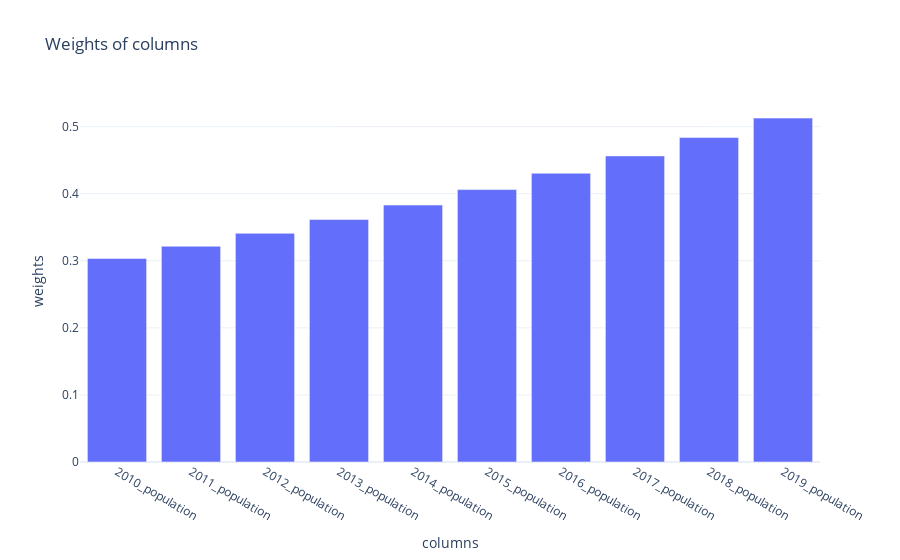

Source (notebook cell):
### Code cell
f = CTFipsQuery(
    42021010801,
    "population",
    lag=0,
    top=10,
    time_decay=1.06,  # this is how you regulate how much you discount the past
    outcome_comparison_period=(2003, 2019),
    outcome_percentile_range=(40, 100),
)
f.find_euclidean_kins()
f.plot_weights()

### Figure 1 — Plotly figure (JSON) as saved in the notebook; plotly's stock layout.template omitted (floating-point values rounded to 4 significant figures)
{"data": [{"type": "bar", "x": ["2010_population", "2011_population", "2012_population", "2013_population", "2014_population", "2015_population", "2016_population", "2017_population", "2018_population", "2019_population"], "y": [0.3035, 0.3217, 0.341, 0.3614, 0.3831, 0.4061, 0.4305, 0.4563, 0.4837, 0.5127]}], "layout": {"title": {"text": "Weights of columns"}, "xaxis": {"title": {"text": "columns"}}, "yaxis": {"title": {"text": "weights"}}}}
